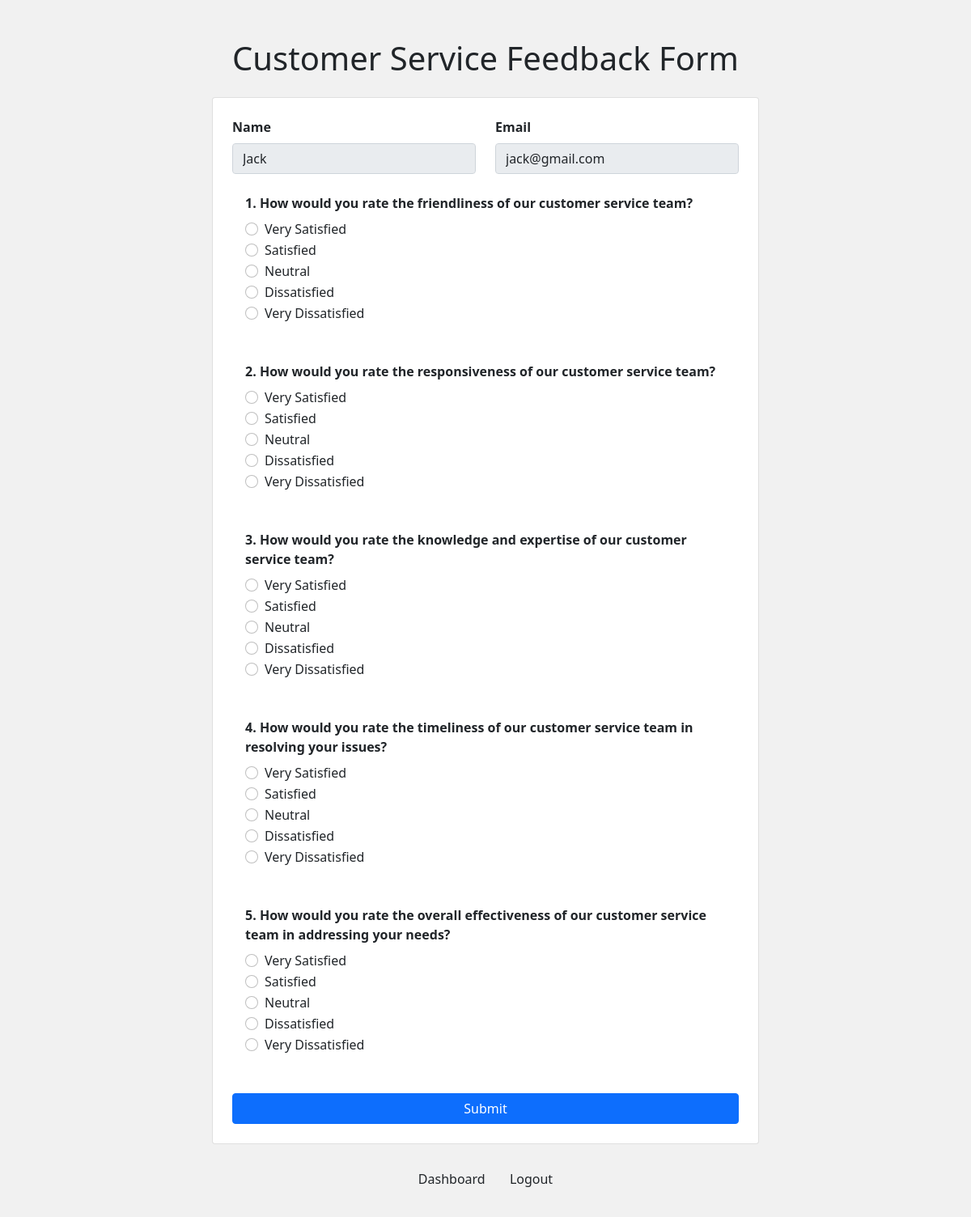
/ (signed in), run on the app's committed database.
### tables this page shows
CREATE TABLE `questions` (
  `id` int(11) NOT NULL AUTO_INCREMENT,
  `question` text NOT NULL,
  `created_at` timestamp NOT NULL DEFAULT current_timestamp() ON UPDATE current_timestamp(),
  PRIMARY KEY (`id`)
);

### includes/class-db.php (called while the page is built, shortened)
<?php
class DB
{
    private $host = 'devkinsta_db';
    private $db_name = 'mock_exam';
    private $username = 'root';
    private $password = 'WaoDc0cvoNR1eUiM';
    private $db;
    public function __construct()
    {
        $this->db =  new PDO(
            "mysql:host=$this->host;dbname=$this->db_name",
            $this->username,
            $this->password
        );
    }
    public function fetchAll( $sql, $params = [])
    {
        $query = $this->db->prepare($sql);
        $query->execute($params);
        return $query->fetchAll();
    }
}

### parts/questions.php (the view)
<?php
    $db = new DB();
    $sql = "SELECT * FROM questions";
    $questions = $db->fetchAll($sql);
?>
<form
    method="POST"
    action="/form/submit">
    <div class="mb-4">
        <div class="row">
            <div class="col">
                <label for="name" class="form-label fw-bold">Name</label>
                <input
                    type="text"
                    class="form-control disabled"
                    id="name"
                    name="name"
                    value='<?= $_SESSION['user']['name']; ?>'
                    disabled
                />
            </div>
            <div class="col">
                <label for="email" class="form-label fw-bold">Email</label>
                <input
                    type="email"
                    class="form-control"
                    id="email"
                    name="email"
                    value='<?= $_SESSION['user']['email']; ?>'
                    disabled
                    >
            </div>
        </div>
    </div>
    <?php if ( isset( $questions ) ) : ?>
        <?php foreach( $questions as $index => $question ) : ?>
            <div class="mb-5 px-3">
                <label for="role" class="form-label fw-bold"><?= ($index+1); ?>. <?= $question['question']; ?></label>
                <div class="form-check">
                    <input
                        class="form-check-input"
                        type="radio"
                        name="q<?= $question['id']; ?>"
                        id="answer5_<?= $question['id']; ?>"
                        value="Very Satisfied"
                        >
                    <label class="form-check-label w-100" for="answer5_<?= $question['id']; ?>">
                        Very Satisfied
                    </label>
                </div>
                <div class="form-check">
                    <input
                        class="form-check-input"
                        type="radio"
                        name="q<?= $question['id']; ?>"
                        id="answer4_<?= $question['id']; ?>"
                        value="Satisfied"
                        >
                    <label class="form-check-label w-100" for="answer4_<?= $question['id']; ?>">
                        Satisfied
                    </label>
                </div>
                <div class="form-check">
                    <input
                        class="form-check-input"
                        type="radio"
                        name="q<?= $question['id']; ?>"
                        id="answer3_<?= $question['id']; ?>"
                        value="Neutral"
                        >
                    <label class="form-check-label w-100" for="answer3_<?= $question['id']; ?>">
                        Neutral
                    </label>
                </div>
                <div class="form-check">
                    <input
                        class="form-check-input"
                        type="radio"
                        name="q<?= $question['id']; ?>"
                        id="answer2_<?= $question['id']; ?>"
                        value="Dissatisfied"
                        >
                    <label class="form-check-label w-100" for="answer2_<?= $question['id']; ?>">
                        Dissatisfied
                    </label>
                </div>
                <div class="form-check">
                    <input
                        class="form-check-input"
                        type="radio"
                        name="q<?= $question['id']; ?>"
                        id="answer1_<?= $question['id']; ?>"
                        value="Very Dissatisfied"
                        >
                    <label class="form-check-label w-100" for="answer1_<?= $question['id']; ?>">
                        Very Dissatisfied
                    </label>
                </div>
            </div>
        <?php endforeach; ?>
    <?php endif; ?>
    <div class="d-grid">
        <button type="submit" class="btn btn-primary">Submit</button>
    </div>
</form>

### parts/header.php (style rules this page uses)
body { background: #f1f1f1; }

### data on the page
questions: question "How would you rate the friendliness of our customer service team?"
questions: question "How would you rate the responsiveness of our customer service team?"
questions: question "How would you rate the knowledge and expertise of our customer service team?"
questions: question "How would you rate the timeliness of our customer service team in resolving your issues?"
questions: question "How would you rate the overall effectiveness of our customer service team in addressing your needs?"
